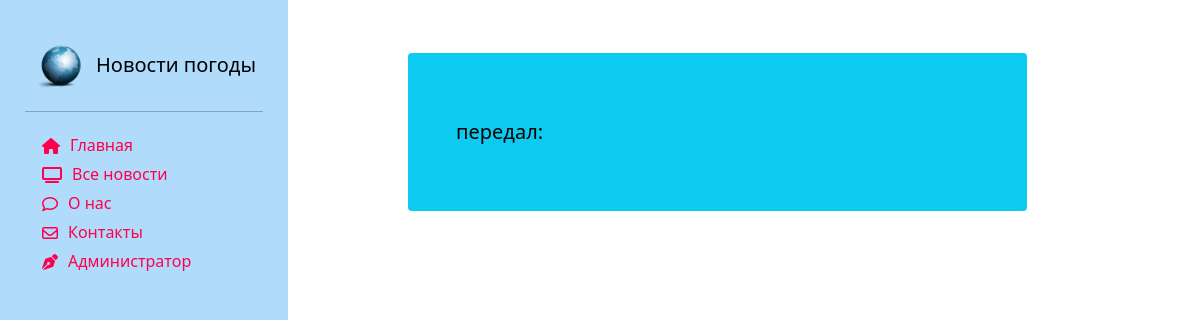
The page /news/show/5 on the database as committed earlier.
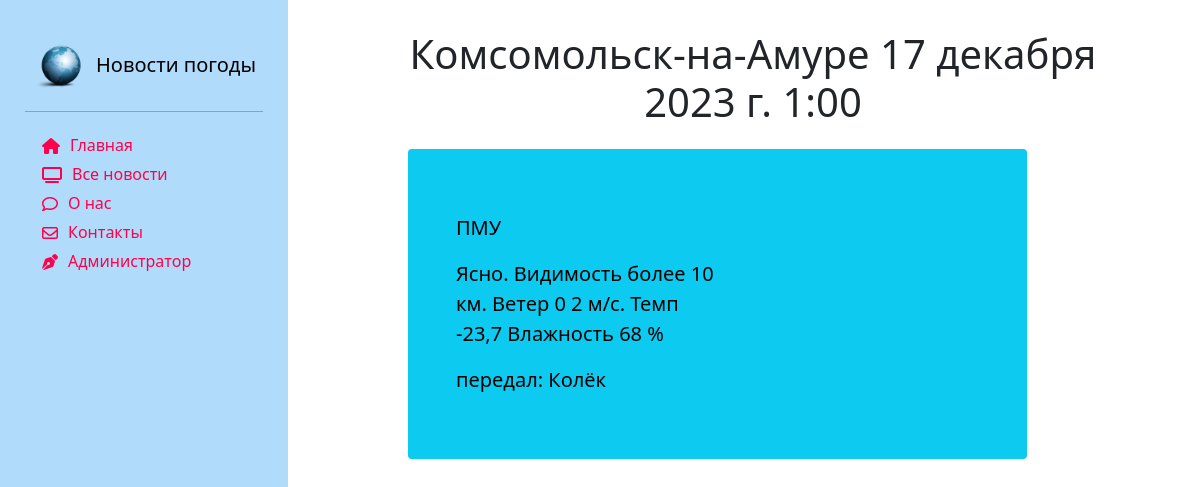
The same page on the database as committed later.
### news/models.py (models this page shows, shortened)
class Article(models.Model):
    categories = (('ФП', 'Фактическая погода'),
                  ('ПП', 'Прогноз погоды'),
                  ('ШО', 'Штормовое оповещение'),
                  ('ШП', 'Штормовое предупреждение'))
    author = models.ForeignKey(User, on_delete=models.SET_NULL, null=True, verbose_name='Автор')
    title = models.CharField('Пункт', max_length=50, default='')
    category = models.CharField(choices=categories, max_length=20, verbose_name='Категория сообщения')
    anouncement = models.TextField('Анонс', max_length=250)
    text = models.TextField('Текст сообщения')
    date = models.DateTimeField('Дата наблюдения', auto_created=True)
    tags = models.ManyToManyField(to=Tag, blank=True, verbose_name='Явления')
    class Meta:
        ordering = ['title', 'date']
        verbose_name = 'Сообщение'
        verbose_name_plural ='Сообщения'

### news/views.py (the view)
# urls.py: path('show/<int:id>', views.detail, name='news_detail'),
def detail(request, id):
    article = Article.objects.filter(id=id).first()
    context = {'article': article}
    return render(request, 'news/news_detail.html', context)

### news/templates/news/news_detail.html (shortened to what this page needs)
{% extends 'main/base_template.html' %}
{% load static %}
{% load bootstrap5 %}
{% block content %}
    <div class="row">
            <div class="text-center" style="margin-top:30px;">
                    <h1 >{{ article.title }} {{ article.date }}</h1>
            </div>
                 <div class="single_news">
                    <div class="p-4 p-md-5 text-black rounded bg-info" >
                            <div class="col-md-6 px-0">
                              <p class="lead my-3">{{ article.anouncement }}</p>
                              <p class="lead mb-0" class="fw-bold" >{{ article.text }}</p>
                              <p class="lead my-3">передал: {{ article.author }} </p>
                            </div>
                      </div>
                </div>
        </div>
{% endblock %}

Rows that differ between the two databases and show on the page:
added Article: title "Комсомольск-на-Амуре", date "17 декабря 2023 г. 1:00", anouncement "ПМУ", text "Ясно. Видимость более 10 км. Ветер 0 2 м/с. Темп -23,7 Влажность 68 %", author "Колёк"
